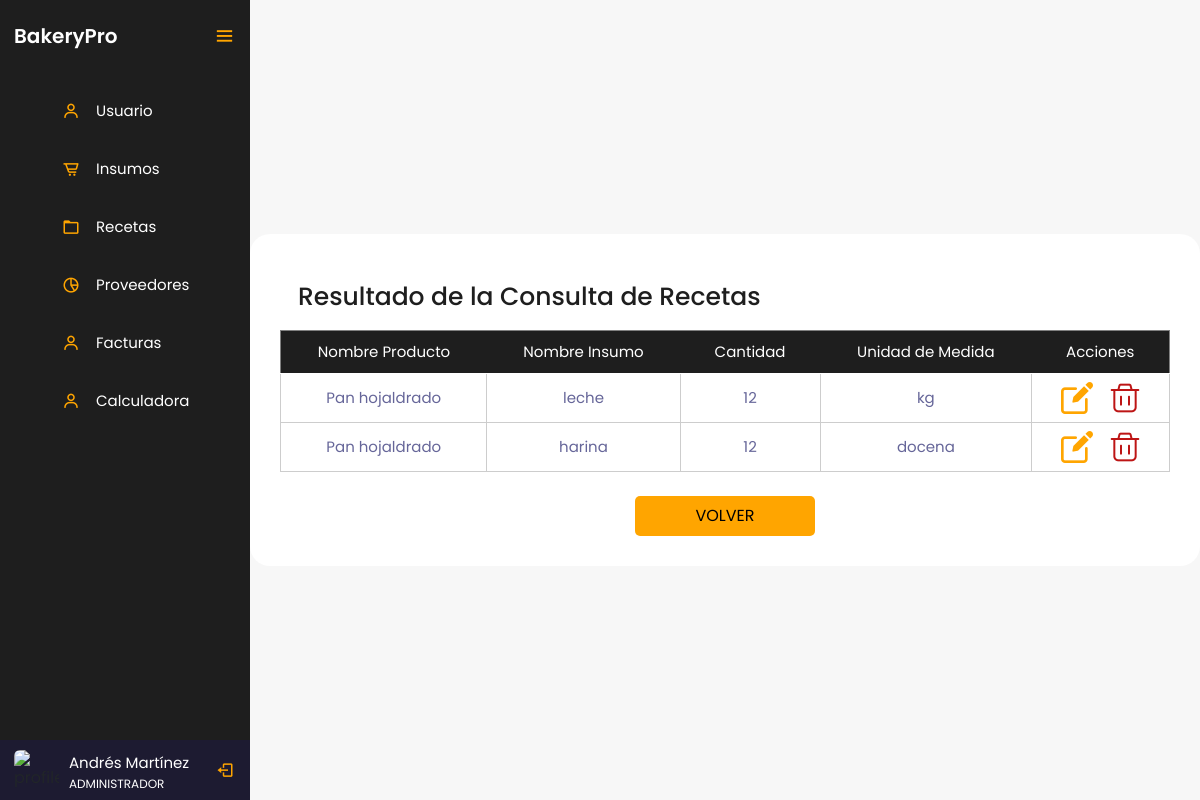
Screenshot of /controlador/Recetas/consultar.php (signed in) with the database file from the repository.
### tables this page shows
CREATE TABLE `tblusuario` (
  `IdUsuario` int(3) NOT NULL,
  `Nombres` varchar(20) NOT NULL,
  `Apellidos` varchar(20) NOT NULL,
  `IdRol` int(3) NOT NULL,
  `Cedula` decimal(10,0) NOT NULL,
  `Telefono` varchar(20) NOT NULL,
  `Password` varchar(10) NOT NULL
);

CREATE TABLE `tblroles` (
  `IdRol` int(3) NOT NULL,
  `Rol` varchar(20) NOT NULL
);

CREATE TABLE `tblrecetas` (
  `CantidadInsumo` decimal(5,0) NOT NULL,
  `IdProducto` int(3) NOT NULL,
  `IdInsumo` int(3) NOT NULL,
  `IdUnidadMedida` int(3) NOT NULL
);

CREATE TABLE `tblproductos` (
  `IdProducto` int(3) NOT NULL,
  `NombreProducto` varchar(20) NOT NULL,
  `Stock` decimal(5,0) NOT NULL
);

CREATE TABLE `tblinsumos` (
  `IdInsumo` int(3) NOT NULL,
  `NombreInsumo` varchar(30) NOT NULL,
  `Stock` decimal(5,0) NOT NULL,
  `IdUnidadMedida` int(3) NOT NULL,
  `IdCategoria` int(3) NOT NULL
);

CREATE TABLE `tblunidadesmedidas` (
  `IdUnidadMedida` int(3) NOT NULL,
  `medida` varchar(20) NOT NULL
);

### controlador/Recetas/consultar.php (the view, shortened to what this page needs)
<?php
    $servername = "localhost";
    $username = "root";
    $password = "";
    $dbname = "bakerypro";
    $conexion = mysqli_connect($servername, $username, $password, $dbname);
    $cedula = $_SESSION['cedula'];
    $sql = "SELECT Nombres, Apellidos, Rol FROM tblusuario INNER JOIN tblroles ON tblusuario.IdRol = tblroles.IdRol WHERE Cedula = $cedula";
    $resultado = mysqli_query($conexion, $sql);
    if (mysqli_num_rows($resultado) > 0) {
        $fila = mysqli_fetch_assoc($resultado);
        $nombre = $fila["Nombres"] . " " . $fila["Apellidos"];
        $rol = $fila["Rol"];
    } else {
        $nombre = "Nombre de usuario";
        $rol = "Rol de usuario";
    }
?>
<!DOCTYPE html>
<html lang="en">
<head>
    <link href="https://cdn.jsdelivr.net/npm/bootstrap@5.3.3/dist/css/bootstrap.min.css" rel="stylesheet">
    <link href='https://unpkg.com/boxicons@2.0.7/css/boxicons.min.css' rel='stylesheet'>
    <link rel="stylesheet" href="../../vista/style/styles.css">
</head>
<body>
    <div class="sidebar open">
        <div class="logo-details">
            <a href="../../dashboard.php" class="logo_link">
                <span class="logo_name">BakeryPro</span>
            </a>
            <i class='bx bx-menu' id="btn" ></i>
        </div>
        <ul class="nav-list">
            <li>
                <a href="../../vista/html/usuarios.php">
                    <i class='bx bx-user' ></i>
                    <span class="links_name">Usuario</span>
                </a>
            </li>
            <li>
                <a href="../../vista/html/insumos.php">
                    <i class='bx bx-cart-alt' ></i>
                    <span class="links_name">Insumos</span>
                </a>
            </li>
            <li>
                <a href="../../vista/html/recetas.php">
                    <i class='bx bx-folder' ></i>
                    <span class="links_name">Recetas</span>
                </a>
            </li>
            <li>
                <a href="../../vista/html/proveedores.php">
                    <i class='bx bx-pie-chart-alt-2' ></i>
                    <span class="links_name">Proveedores</span>
                </a>
            </li>
            <li>
                <a href="../../vista/html/facturas.php">
                    <i class='bx bx-user' ></i>
                    <span class="links_name">Facturas</span>
                </a>
            </li>
            <li>
                <a href="../../vista/html/calculadora.php">
                    <i class='bx bx-user' ></i>
                    <span class="links_name">Calculadora</span>
                </a>
            </li>
            <li class="profile">
                <div class="profile-details">
                    <img src="profile.jpg" alt="profileImg">
                    <div class="name_job">
                        <div class="name"><?php echo $nombre; ?></div>
                        <div class="job"><?php echo $rol; ?></div>
                    </div>
                </div>
                <a href="../login/logout.php" id="log_out">
                    <i class='bx bx-log-out'></i>
                </a>
            </li>
        </ul>
    </div>
    <section class="home-section">
        <div class="container">
        <h2 class="titleContainer">Resultado de la Consulta de Recetas</h2>
        <?php
            include '../../modelo/conexion.php';
            $sql = "SELECT pr.IdProducto, pr.NombreProducto, r.IdInsumo, ins.NombreInsumo, r.CantidadInsumo, um.medida
                    FROM tblrecetas r
                    INNER JOIN tblproductos pr ON r.IdProducto = pr.IdProducto
                    INNER JOIN tblinsumos ins ON r.IdInsumo = ins.IdInsumo
                    INNER JOIN tblunidadesmedidas um ON r.IdUnidadMedida = um.IdUnidadMedida
                    ORDER BY IdProducto";
            $resultado = $conexion->query($sql);
        ?>
        <?php if ($resultado->num_rows > 0) { ?>
            <table border="1">
                <tr>
                <th>Nombre Producto</th>
                <th>Nombre Insumo</th>
                <th>Cantidad</th>
                <th>Unidad de Medida</th>
                <th>Acciones</th>
                </tr>
                <?php while ($fila = $resultado->fetch_assoc()) { ?>
                    <tr>
                        <td><?php echo $fila["NombreProducto"]; ?></td>
                        <td><?php echo $fila["NombreInsumo"]; ?></td>
                        <td><?php echo $fila["CantidadInsumo"]; ?></td>
                        <td><?php echo $fila["medida"]; ?></td>
                        <td>
                            <a href='editar.php?IdProducto=<?php echo $fila['IdProducto']; ?>'><img src="../../vista/img/editar.png" alt="editar"></a>
                            <a href="#" class="btn3 btn-sm " data-bs-toggle="modal" data-bs-target="#ModalEliminarReceta" data-bs-id="<?php echo $fila['IdProducto']; ?>"><img src="../../vista/img/eliminar.png" alt="eliminar"></a>
                        </td>
                    </tr>
                <?php } ?>
            </table>
        <?php } else { ?>
            <p>No se encontraron resultados para el ID proporcionado.</p>
        <?php } ?>
        <br>
            <a href="../../vista/html/recetas.php" class="volverConsultar">VOLVER</a>
        </div>
    </section>
</body>
</html>

### vista/style/styles.css (style rules this page uses)
:root { --orange: #d4894c; --white_trasnparent: #232830; --very-light-pink: #C7C7C7; --text-input-field: #F7F7F7; --hospital-green: #bd1515; --sm: 14px; --md: 16px; --lg: 18px; --yellow: #ffa500; --black: #201e1c; --white: #ffffff; --official-black:#1e1e1e; --official-red:#ffa500; --background-white:#f7f7f7; --card-white:#ffffff; }
* { margin: 0; padding: 0; box-sizing: border-box; font-family: "Poppins" , sans-serif; }
.sidebar { position: fixed; left: 0; top: 0; height: 100%; width: 78px; background: var(--official-black); padding: 6px 14px; z-index: 99; transition: all 0.5s ease; }
.sidebar.open { width: 250px; }
.sidebar .logo-details { height: 60px; display: flex; align-items: center; position: relative; }
.sidebar .logo-details .logo_name { color: #fff; font-size: 20px; font-weight: 600; opacity: 0; transition: all 0.5s ease; }
.sidebar.open .logo-details .icon, .sidebar.open .logo-details .logo_name { opacity: 1; }
.sidebar .logo-details #btn { position: absolute; top: 50%; right: 0; transform: translateY(-50%); font-size: 22px; transition: all 0.4s ease; font-size: 23px; text-align: center; cursor: pointer; transition: all 0.5s ease; }
.sidebar.open .logo-details #btn { text-align: right; }
.sidebar i { color: var(--official-red); height: 60px; min-width: 50px; font-size: 28px; text-align: center; line-height: 60px; }
.sidebar .nav-list { margin-top: 20px; height: 100%; }
.sidebar li { position: relative; margin: 8px 0; list-style: none; }
.sidebar li a { display: flex; height: 100%; width: 100%; border-radius: 12px; align-items: center; text-decoration: none; transition: all 0.4s ease; }
.sidebar li a .links_name { color: #fff; font-size: 15px; font-weight: 400; white-space: nowrap; opacity: 0; pointer-events: none; transition: 0.4s; }
.sidebar.open li a .links_name { opacity: 1; pointer-events: auto; }
.sidebar li i { height: 50px; line-height: 50px; font-size: 18px; border-radius: 12px; }
.sidebar li.profile { position: fixed; height: 60px; width: 78px; left: 0; bottom: -8px; padding: 10px 14px; background: #1d1b31; transition: all 0.5s ease; overflow: hidden; }
.sidebar.open li.profile { width: 250px; }
.sidebar li .profile-details { display: flex; align-items: center; flex-wrap: nowrap; }
.sidebar li img { height: 45px; width: 45px; object-fit: cover; border-radius: 6px; margin-right: 10px; }
.sidebar li.profile .name, .sidebar li.profile .job { font-size: 15px; font-weight: 400; color: #fff; white-space: nowrap; }
.sidebar li.profile .job { font-size: 12px; }
.sidebar .profile #log_out { position: absolute; top: 50%; right: 0; transform: translateY(-50%); background: #1d1b31; width: 100%; height: 60px; line-height: 60px; border-radius: 0px; transition: all 0.5s ease; }
.sidebar.open .profile #log_out { width: 50px; background: none; }
.logo_link { text-decoration: none; }
.home-section { position: relative; background: var(--background-white); min-height: 100vh; display: flex; top: 0; left: 78px; width: calc(100% - 78px); transition: all 0.5s ease; z-index: 2; justify-content: center; align-items: center; }
.sidebar.open ~ .home-section { left: 250px; width: calc(100% - 250px); }
.titleContainer { color: var(--official-black); font-size: 25px; font-weight: 500; margin: 18px }
.volverConsultar { height: 40px; width: 180px; display: flex; justify-content: center; background: var(--yellow); border-radius: 5px; align-items: center; margin: auto; }
.container { height: auto; background: var(--card-white); padding: 30px; border-radius: 20px; }
.btn3 { height: 40px; border: none; border-radius: 5px; transition: 1s; cursor: pointer; margin: 0 auto; }
table { font-size: 15px; width: 100%; text-align: center; border-collapse: collapse; }
th { font-size: 15px; font-weight: normal; padding: 8px; background: var(--official-black); border-bottom: 1px solid #fff; color: #fff; padding: 10px 30px; }
td { padding: 8px; background: #ffffff7d; border: 1px solid #cdcdcd; color: #669; border-top: 1px solid transparent; }
a { text-decoration: none; color: black; }
tbody tr td img { margin: 0 6px; }

### rows the page displays
tblusuario: nombre "Andrés Martínez", IdRol.Rol "ADMINISTRADOR"
tblrecetas: IdProducto.NombreProducto "Pan hojaldrado", IdInsumo.NombreInsumo "leche", CantidadInsumo "12", IdUnidadMedida.medida "kg"
tblrecetas: IdProducto.NombreProducto "Pan hojaldrado", IdInsumo.NombreInsumo "harina", CantidadInsumo "12", IdUnidadMedida.medida "docena"
